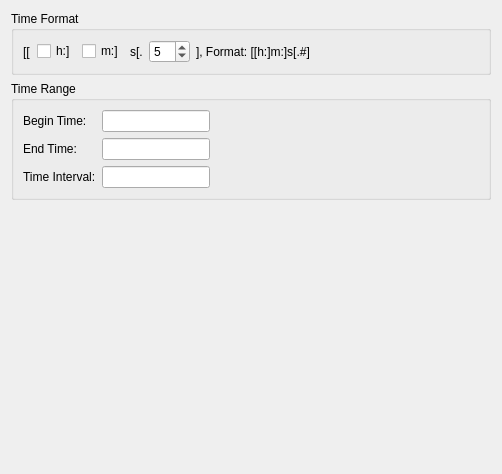
<?xml version="1.0" encoding="UTF-8"?>
<ui version="4.0">
 <class>GeneralTime</class>
 <widget class="QWidget" name="GeneralTime">
  <property name="geometry">
   <rect>
    <x>0</x>
    <y>0</y>
    <width>502</width>
    <height>474</height>
   </rect>
  </property>
  <property name="sizePolicy">
   <sizepolicy hsizetype="Expanding" vsizetype="Fixed">
    <horstretch>0</horstretch>
    <verstretch>0</verstretch>
   </sizepolicy>
  </property>
  <layout class="QVBoxLayout" name="verticalLayout_2" stretch="0,0,0">
   <item>
    <widget class="QGroupBox" name="formatGroupBox">
     <property name="sizePolicy">
      <sizepolicy hsizetype="Preferred" vsizetype="Fixed">
       <horstretch>0</horstretch>
       <verstretch>0</verstretch>
      </sizepolicy>
     </property>
     <property name="title">
      <string>Time Format</string>
     </property>
     <layout class="QGridLayout" name="gridLayout">
      <item row="1" column="1">
       <widget class="QCheckBox" name="mCB_TimeH">
        <property name="text">
         <string>h:]</string>
        </property>
       </widget>
      </item>
      <item row="1" column="4">
       <widget class="QSpinBox" name="mSB_TimeDecimal">
        <property name="frame">
         <bool>true</bool>
        </property>
        <property name="maximum">
         <number>64</number>
        </property>
        <property name="value">
         <number>5</number>
        </property>
       </widget>
      </item>
      <item row="1" column="6">
       <spacer name="horizontalSpacer_4">
        <property name="orientation">
         <enum>Qt::Horizontal</enum>
        </property>
        <property name="sizeHint" stdset="0">
         <size>
          <width>40</width>
          <height>20</height>
         </size>
        </property>
       </spacer>
      </item>
      <item row="1" column="2">
       <widget class="QCheckBox" name="mCB_TimeM">
        <property name="text">
         <string>m:]</string>
        </property>
       </widget>
      </item>
      <item row="1" column="3">
       <widget class="QLabel" name="label_5">
        <property name="text">
         <string>s[.</string>
        </property>
       </widget>
      </item>
      <item row="1" column="5">
       <widget class="QLabel" name="label_4">
        <property name="text">
         <string>], Format: [[h:]m:]s[.#]</string>
        </property>
       </widget>
      </item>
      <item row="1" column="0">
       <widget class="QLabel" name="label_6">
        <property name="text">
         <string>[[</string>
        </property>
       </widget>
      </item>
     </layout>
    </widget>
   </item>
   <item>
    <widget class="QGroupBox" name="groupBox">
     <property name="title">
      <string>Time Range</string>
     </property>
     <layout class="QGridLayout">
      <item row="0" column="3">
       <spacer name="horizontalSpacer">
        <property name="orientation">
         <enum>Qt::Horizontal</enum>
        </property>
        <property name="sizeHint" stdset="0">
         <size>
          <width>60</width>
          <height>20</height>
         </size>
        </property>
       </spacer>
      </item>
      <item row="1" column="1" colspan="2">
       <widget class="UtQtTimeValueEdit" name="mEndTime">
        <property name="sizePolicy">
         <sizepolicy hsizetype="Fixed" vsizetype="Fixed">
          <horstretch>0</horstretch>
          <verstretch>0</verstretch>
         </sizepolicy>
        </property>
       </widget>
      </item>
      <item row="1" column="3">
       <spacer name="horizontalSpacer_2">
        <property name="orientation">
         <enum>Qt::Horizontal</enum>
        </property>
        <property name="sizeHint" stdset="0">
         <size>
          <width>60</width>
          <height>20</height>
         </size>
        </property>
       </spacer>
      </item>
      <item row="2" column="1">
       <widget class="UtQtTimeValueEdit" name="mTimeInterval">
        <property name="sizePolicy">
         <sizepolicy hsizetype="Fixed" vsizetype="Fixed">
          <horstretch>0</horstretch>
          <verstretch>0</verstretch>
         </sizepolicy>
        </property>
       </widget>
      </item>
      <item row="2" column="3">
       <spacer name="horizontalSpacer_3">
        <property name="orientation">
         <enum>Qt::Horizontal</enum>
        </property>
        <property name="sizeHint" stdset="0">
         <size>
          <width>60</width>
          <height>20</height>
         </size>
        </property>
       </spacer>
      </item>
      <item row="0" column="1" colspan="2">
       <widget class="UtQtTimeValueEdit" name="mBeginTime">
        <property name="sizePolicy">
         <sizepolicy hsizetype="Fixed" vsizetype="Fixed">
          <horstretch>0</horstretch>
          <verstretch>0</verstretch>
         </sizepolicy>
        </property>
       </widget>
      </item>
      <item row="1" column="0">
       <widget class="QLabel" name="label_2">
        <property name="text">
         <string>End Time:</string>
        </property>
       </widget>
      </item>
      <item row="2" column="0">
       <widget class="QLabel" name="label_3">
        <property name="text">
         <string>Time Interval:</string>
        </property>
       </widget>
      </item>
      <item row="0" column="0">
       <widget class="QLabel" name="label">
        <property name="text">
         <string>Begin Time:</string>
        </property>
       </widget>
      </item>
     </layout>
    </widget>
   </item>
   <item>
    <spacer>
     <property name="orientation">
      <enum>Qt::Vertical</enum>
     </property>
     <property name="sizeHint" stdset="0">
      <size>
       <width>20</width>
       <height>40</height>
      </size>
     </property>
    </spacer>
   </item>
  </layout>
 </widget>
 <customwidgets>
  <customwidget>
   <class>UtQtTimeValueEdit</class>
   <extends>QLineEdit</extends>
   <header>UtQtUnitValueEdit.hpp</header>
  </customwidget>
 </customwidgets>
 <resources/>
 <connections/>
</ui>
